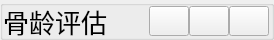
        <widget class="QGroupBox" name="groupBox_top">
         <property name="minimumSize">
          <size>
           <width>0</width>
           <height>35</height>
          </size>
         </property>
         <property name="maximumSize">
          <size>
           <width>16777215</width>
           <height>40</height>
          </size>
         </property>
         <property name="styleSheet">
          <string notr="true">#groupBox_top{
border:none;
}</string>
         </property>
         <property name="title">
          <string/>
         </property>
         <layout class="QHBoxLayout" name="horizontalLayout_2">
          <property name="spacing">
           <number>0</number>
          </property>
          <property name="leftMargin">
           <number>0</number>
          </property>
          <property name="topMargin">
           <number>0</number>
          </property>
          <property name="rightMargin">
           <number>0</number>
          </property>
          <property name="bottomMargin">
           <number>0</number>
          </property>
          <item>
           <widget class="QLabel" name="label">
            <property name="styleSheet">
             <string notr="true">font-size:26px;</string>
            </property>
            <property name="text">
             <string>骨龄评估</string>
            </property>
            <property name="indent">
             <number>0</number>
            </property>
           </widget>
          </item>
          <item>
           <spacer name="horizontalSpacer">
            <property name="orientation">
             <enum>Qt::Horizontal</enum>
            </property>
            <property name="sizeHint" stdset="0">
             <size>
              <width>40</width>
              <height>20</height>
             </size>
            </property>
           </spacer>
          </item>
          <item>
           <layout class="QHBoxLayout" name="horizontalLayout_3">
            <property name="spacing">
             <number>0</number>
            </property>
            <property name="leftMargin">
             <number>2</number>
            </property>
            <property name="rightMargin">
             <number>2</number>
            </property>
            <item>
             <widget class="QPushButton" name="minButton">
              <property name="minimumSize">
               <size>
                <width>0</width>
                <height>30</height>
               </size>
              </property>
              <property name="text">
               <string/>
              </property>
              <property name="icon">
               <iconset resource="../UIqrc.qrc">
                <normaloff>:/global/icon/最小化.png</normaloff>:/global/icon/最小化.png</iconset>
              </property>
             </widget>
            </item>
            <item>
             <widget class="QPushButton" name="maxButton">
              <property name="minimumSize">
               <size>
                <width>0</width>
                <height>30</height>
               </size>
              </property>
              <property name="text">
               <string/>
              </property>
              <property name="icon">
               <iconset resource="../UIqrc.qrc">
                <normaloff>:/global/icon/正方形.png</normaloff>
                <activeon>:/global/icon/还原.png</activeon>
                <selectedon>:/global/icon/还原.png</selectedon>:/global/icon/正方形.png</iconset>
              </property>
              <property name="checkable">
               <bool>true</bool>
              </property>
             </widget>
            </item>
            <item>
             <widget class="QPushButton" name="closeButton">
              <property name="minimumSize">
               <size>
                <width>0</width>
                <height>30</height>
               </size>
              </property>
              <property name="text">
               <string/>
              </property>
              <property name="icon">
               <iconset resource="../UIqrc.qrc">
                <normaloff>:/global/icon/关闭.png</normaloff>:/global/icon/关闭.png</iconset>
              </property>
             </widget>
            </item>
           </layout>
          </item>
         </layout>
        </widget>
